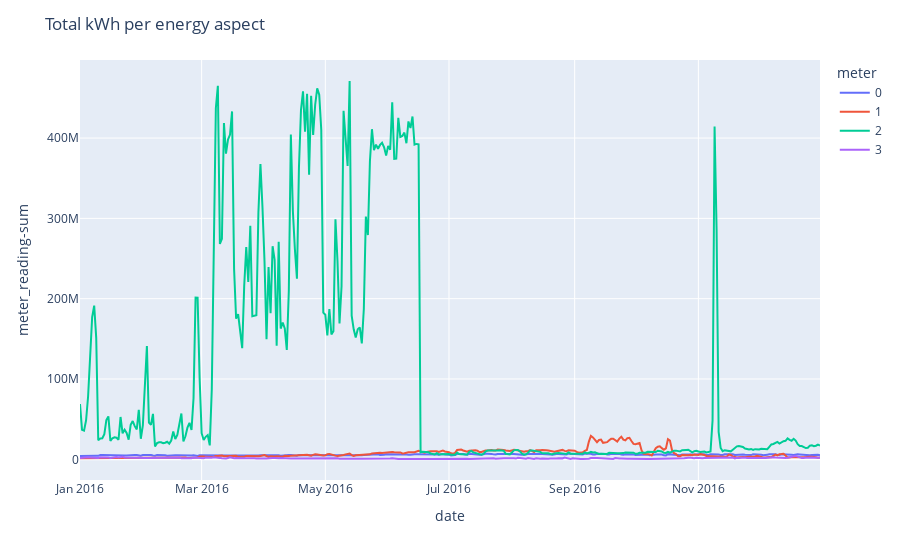

Notebook code for this chart:
### Code cell
fig_total = px.line(daily_train_agg, x='date', y='meter_reading-sum', color='meter', render_mode='svg')
fig_total.update_layout(title='Total kWh per energy aspect')
fig_total.show()

### Figure 1 — Plotly figure (JSON) as saved in the notebook; plotly's stock layout.template omitted (floating-point values rounded to 4 significant figures; data arrays with more than 128 entries replaced by an {"elided": "..."} marker saying what was removed)
{"data": [{"hovertemplate": "meter=0<br>date=%{x}<br>meter_reading-sum=%{y}<extra></extra>", "legendgroup": "0", "line": {"color": "#636efa", "dash": "solid"}, "mode": "lines", "name": "0", "orientation": "v", "showlegend": true, "type": "scatter", "x": {"elided": "732 str values"}, "xaxis": "x", "y": {"elided": "732 float values"}, "yaxis": "y"}, {"hovertemplate": "meter=1<br>date=%{x}<br>meter_reading-sum=%{y}<extra></extra>", "legendgroup": "1", "line": {"color": "#EF553B", "dash": "solid"}, "mode": "lines", "name": "1", "orientation": "v", "showlegend": true, "type": "scatter", "x": {"elided": "732 str values"}, "xaxis": "x", "y": {"elided": "732 float values"}, "yaxis": "y"}, {"hovertemplate": "meter=2<br>date=%{x}<br>meter_reading-sum=%{y}<extra></extra>", "legendgroup": "2", "line": {"color": "#00cc96", "dash": "solid"}, "mode": "lines", "name": "2", "orientation": "v", "showlegend": true, "type": "scatter", "x": {"elided": "732 str values"}, "xaxis": "x", "y": {"elided": "732 float values"}, "yaxis": "y"}, {"hovertemplate": "meter=3<br>date=%{x}<br>meter_reading-sum=%{y}<extra></extra>", "legendgroup": "3", "line": {"color": "#ab63fa", "dash": "solid"}, "mode": "lines", "name": "3", "orientation": "v", "showlegend": true, "type": "scatter", "x": {"elided": "732 str values"}, "xaxis": "x", "y": {"elided": "732 float values"}, "yaxis": "y"}], "layout": {"legend": {"title": {"text": "meter"}, "tracegroupgap": 0}, "margin": {"t": 60}, "title": {"text": "Total kWh per energy aspect"}, "xaxis": {"anchor": "y", "domain": [0, 1], "title": {"text": "date"}}, "yaxis": {"anchor": "x", "domain": [0, 1], "title": {"text": "meter_reading-sum"}}}}
